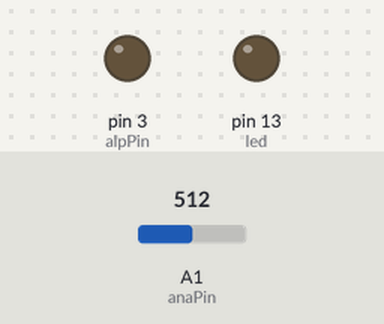
This sketch was run on a simulated Arduino Uno, built with avr-gcc and run on an emulated ATmega328P. Parts: output pins drawn as LEDs (lit = HIGH). The inputs (shaded band) are chosen by the test bench; at power-on: A1 (anaPin) = 512.

Above: at 1.2 s.
1.3 s: A1 (anaPin) set to 467
2.8 s: A1 (anaPin) set to 436
At 3.25 s:
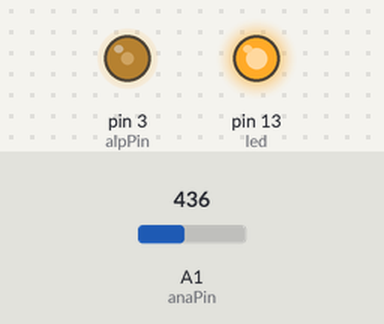
5.8 s: A1 (anaPin) set to 511
At 6.9 s:
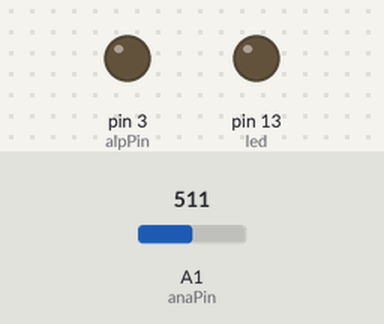
7.3 s: A1 (anaPin) set to 306
At 7.63 s:
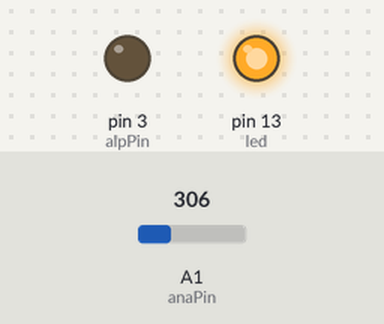
10.3 s: A1 (anaPin) set to 117
13.3 s: A1 (anaPin) set to 103
At 14.1 s:
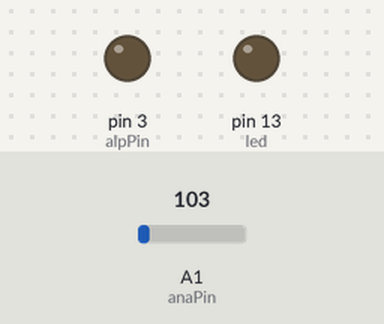
Timing chart, 0 to 15.8 s (numbered marks = the images above; inputs shaded):
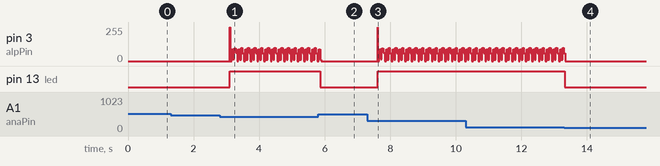

Measured:
- the behaviour switches between 451 and 450 on A1 (anaPin) (found by bisection; images 0 and 1)
- the behaviour switches between 111 and 110 on A1 (anaPin) (found by bisection; images 3 and 4)
- after the input at 1.3 s, every drawn part: stays the same
- after the input at 2.8 s, pin 13 (led): LOW → HIGH after 0.31 s
- after the input at 5.8 s, pin 13 (led): HIGH → LOW after 0.06 s
- after the input at 7.3 s, pin 13 (led): LOW → HIGH after 0.31 s
- after the input at 13.3 s, pin 3 (alpPin): goes on until 13.3 s, then stays 0/255; pin 13 (led): HIGH → LOW at once
- by itself, pin 3 (alpPin): repeats every 0.20 s: 10/255 0.04 s, 99/255 0.04 s, 58/255 0.04 s, 0/255 0.04 s, 90/255 0.04 s

The sketch:

alpine.ino
```cpp
// Suzuki SX4 2006-10 steering wheel remote control interface for Apline
//
// Arduino:     (+5V)           (anaPin)      (GND)      (alpPin)
//                ^                 ^           ^           ^
//                |   +---------+   |           |           |
//                +---|  1 kOm  |---+           |           |
//                    +---------+   |           |           |
//                                  |           |           |
// Remote key:                      +-- (KEY) --+----+      |
//                                                   |      |
// Jack:                                             |      |
//                                      +--------+   |      |
//                                  OOOO|        | ==== == --
//                                      +--------+
//
//
// Remote key (SUZUKI SX4 2006-10):
//
//   +-3,6kOm--+--820--+--330--+--180--+--110--+--82--+--30--o   <-- (anaPin)
//   |         |       |       |       |       |      |
//   |       SEEK-   SEEK+   MODE    VOL-    VOL+   MUTE
//   |         |       |       |       |       |      |
//   |        \       \       \       \       \      \
//   |         |       |       |       |       |      |
//   +---------+-------+-------+-------+-------+------+------o   <-- (GND)


#define CHECK_MS 5
#define DOUBLE_MS 200
#define HOLD_MS 1200

#define NO_B 859           //nothing pressed
#define NEXT_DOWN_B 627    // SEEK DOWN
#define NEXT_UP_B 441      // SEEK UP
#define MODE_B 305         // MODE
#define VOLUME_DOWN_B 200  // VOLUME DOWN
#define VOLUME_UP_B 120    // VOLUME UP
#define CHANGE_B 55        // CHANGE

#define alpPin 3           //ALPINE JACK
#define anaPin 1           //REMOTE KEY
#define led 13             //LED

boolean volUp[48] = {1,1,0,1,0,1,1,1, 1,1,0,1,1,0,1,1, 1,0,1,0,1,0,1,1, 1,1,0,1,1,0,1,1, 1,1,0,1,0,1,1,0, 1,1,0,1,0,1,0,1};    //VOLUME UP
boolean volDn[48] = {1,1,0,1,0,1,1,1, 1,1,0,1,1,0,1,1, 1,0,1,0,1,0,1,1, 0,1,1,0,1,1,0,1, 1,1,1,1,0,1,1,0, 1,1,0,1,0,1,0,1};    //VOLUME DOWN
boolean mute[48] = {1,1,0,1,0,1,1,1, 1,1,0,1,1,0,1,1, 1,0,1,0,1,0,1,1, 1,0,1,0,1,1,0,1, 1,1,1,0,1,1,1,0, 1,1,0,1,0,1,0,1};     //MUTE
boolean pstUp[48] = {1,1,0,1,0,1,1,1, 1,1,0,1,1,0,1,1, 1,0,1,0,1,0,1,1, 1,0,1,0,1,0,1,1, 1,1,1,0,1,1,1,1, 0,1,0,1,0,1,0,1};    //FOLDER/MEMORY UP
boolean pstDn[48] = {1,1,0,1,0,1,1,1, 1,1,0,1,1,0,1,1, 1,0,1,0,1,0,1,1, 0,1,0,1,0,1,0,1, 1,1,1,1,1,1,1,1, 0,1,0,1,0,1,0,1};    //FOLDER/MEMORY DOWN
boolean source[48] = {1,1,0,1,0,1,1,1, 1,1,0,1,1,0,1,1, 1,0,1,0,1,0,1,1, 1,0,1,1,0,1,1,1, 1,1,0,1,1,0,1,1, 0,1,0,1,0,1,0,1};   //SOURCE (TUNER/CD/USB/AUX)
boolean trkUp[48] = {1,1,0,1,0,1,1,1, 1,1,0,1,1,0,1,1, 1,0,1,0,1,0,1,1, 1,0,1,1,1,0,1,1, 1,1,0,1,1,0,1,0, 1,1,0,1,0,1,0,1};    //TRACK UP
boolean trkDn[48] = {1,1,0,1,0,1,1,1, 1,1,0,1,1,0,1,1, 1,0,1,0,1,0,1,1, 0,1,0,1,1,1,0,1, 1,1,1,1,1,0,1,0, 1,1,0,1,0,1,0,1};    //TRACK DOWN
boolean power[48] = {1,1,0,1,0,1,1,1, 1,1,0,1,1,0,1,1, 1,0,1,0,1,0,1,1, 0,1,1,1,0,1,1,1, 1,1,1,0,1,0,1,1, 0,1,0,1,0,1,0,1};    //POWER (ON/OFF)
boolean entPlay[48] = {1,1,0,1,0,1,1,1, 1,1,0,1,1,0,1,1, 1,0,1,0,1,0,1,1, 0,1,0,1,0,1,1,1, 1,1,1,1,1,1,0,1, 0,1,0,1,0,1,0,1};  //MODE (PLAY/PAUSE)
boolean bandProg[48] = {1,1,0,1,0,1,1,1, 1,1,0,1,1,0,1,1, 1,0,1,0,1,0,1,1, 0,1,1,0,1,0,1,1, 1,1,1,1,0,1,1,1, 0,1,0,1,0,1,0,1}; //BANG PROG (FM1/FM2/FM3/AM)
boolean defeat[48] = {1,1,0,1,0,1,1,1, 1,1,0,1,1,0,1,1, 1,0,1,0,1,0,1,1, 0,1,1,0,1,1,1,1, 1,1,1,0,1,1,0,1, 0,1,0,1,0,1,0,1};   //DEFEAT

boolean spFlag = 0;
boolean dpFlag = 0;
boolean hpFlag = 0;

int button = 0;
int spbutton = 0;

void setup() {
Serial.begin(9600);
pinMode(alpPin, OUTPUT);
pinMode(led, OUTPUT);
}

void loop() {
static unsigned long oldTime = 0;
int switchStatus = 0;
if (millis() >= oldTime + CHECK_MS) {
oldTime = millis();
switchStatus = CheckSwitch();

if (switchStatus == 0) {
//no button press
} else if (switchStatus == 1) {
// single press
switch (spbutton) {
case 0: // no button, why are wh here
break;
case 1: // track up
commandSend(trkUp);
break;
case 2: // track down
commandSend(trkDn);
break;
case 3: // vol up
commandSend(volUp);
break;
case 4: // vol down
commandSend(volDn);
break;
case 5: // change
commandSend(source);
break;
case 6: // mode
commandSend(entPlay);
break;
}
} else if (switchStatus == 2) {
//double press
switch (spbutton) {
case 0: // no button, why are wh here
break;
case 1: // folder up
commandSend(pstUp);
break;
case 2: // folder down
commandSend(pstDn);
break;
case 3: // vol up
commandSend(volUp);
commandSend(volUp);
break;
case 4: // vol down
commandSend(volDn);
commandSend(volDn);
break;
case 5: // change
commandSend(source);
commandSend(source);
break;
case 6: // mode
commandSend(entPlay);
commandSend(entPlay);
break;
}
} else if (switchStatus == 3) {
//hold
switch (spbutton) {
case 0: // no button, why are wh here
break;
case 1: // track up
commandSend(trkUp);
break;
case 2: // track down
commandSend(trkDn);
break;
case 3: // vol up
commandSend(volUp);
break;
case 4: // vol down
commandSend(volDn);
break;
case 5: // change
commandSend(power);
break;
case 6: // mode
commandSend(mute);
break;
}}}
}

// Service routine called by a timer interrupt
int CheckSwitch() {
static uint16_t State = 0; // Current debounce status
static int curTime = 0;

State=(State<<1) | !RawKeyPressed() | 0xe000;
if (!spFlag) {
if (hpFlag) {
if (State == 0xe000) {
return 3;
} else {
hpFlag = 0;
}
}
if (State==0xf000) {
spFlag = 1;
hpFlag = 1;
dpFlag = 1;
curTime = 0;
spbutton = button;
return 0;
}
}
if (hpFlag && State != 0xe000) {
hpFlag = 0;
}
if (spFlag && hpFlag && curTime > HOLD_MS/CHECK_MS) {
spFlag = 0;
dpFlag = 0;
return 3;
} else if (spFlag && dpFlag && State == 0xf000 && curTime < DOUBLE_MS) {
spFlag = 0;
hpFlag = 0;
dpFlag = 0;
return 2;
} else if (spFlag && !hpFlag && curTime > DOUBLE_MS) {
spFlag = 0;
hpFlag = 0;
dpFlag = 0;
return 1;
} else {
curTime = curTime + CHECK_MS;
return 0;
}
}

boolean RawKeyPressed() {
int analogPin = analogRead(anaPin); //REMOTE KEY
if (analogPin > NO_B - 10) {
button = 0;
return 0;
} else if (analogPin > NEXT_DOWN_B - 10 & analogPin < NEXT_DOWN_B + 10) {
button = 2;
return 1;
} else if (analogPin > NEXT_UP_B - 10 & analogPin < NEXT_UP_B + 10) {
button = 1;
return 1;
} else if (analogPin > MODE_B - 10 & analogPin < MODE_B + 10) {
button = 5;
return 1;
} else if (analogPin > VOLUME_UP_B - 10 & analogPin < VOLUME_UP_B + 10) {
button = 3;
return 1;
} else if (analogPin > VOLUME_DOWN_B - 10 & analogPin < VOLUME_DOWN_B + 10 ) {
button = 4;
return 1;
} else if (analogPin > CHANGE_B - 10 & analogPin < CHANGE_B + 10 ) {
button = 6;
return 1;
}else {
button = 0;
return 0;
}
}

//---------SEND COMMAND-----------------------------------------------
void commandSend(boolean mas[]) {
// led blinker (command start)
digitalWrite(led, HIGH);

//first send 8ms high
digitalWrite(alpPin, HIGH);
delay(8);
// send 4.5ms low
digitalWrite(alpPin, LOW);
delayMicroseconds(4500);

for (int i = 0; i <= 47; i++) {
//send bit for 0.5ms
if (mas[i] == 1 ) {
digitalWrite(alpPin, HIGH);
} else {
digitalWrite(alpPin, LOW);
}
delayMicroseconds(500);
// wait 0.5ms
digitalWrite(alpPin, LOW);
delayMicroseconds(500);
}
// send 41ms low
digitalWrite(alpPin, LOW);
delay(41);

// led blinker (command finish)
digitalWrite(led, LOW);
}
```
